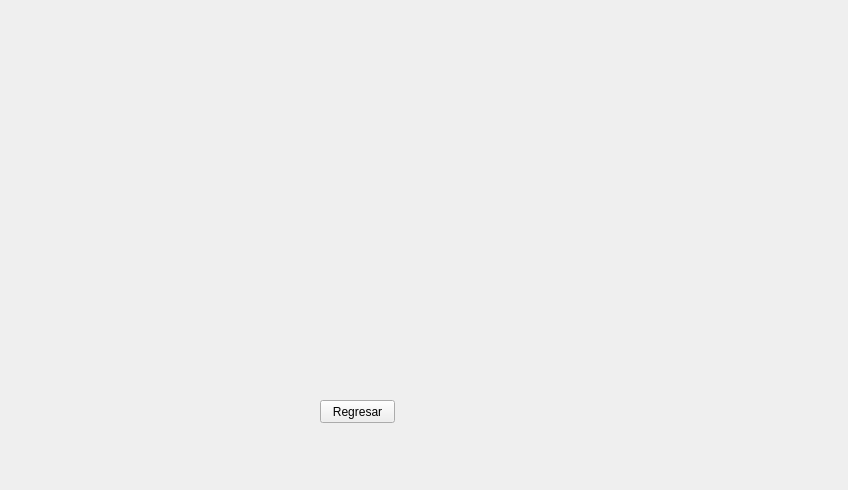
<?xml version="1.0" encoding="UTF-8"?>
<ui version="4.0">
 <class>Form</class>
 <widget class="QWidget" name="Form">
  <property name="geometry">
   <rect>
    <x>0</x>
    <y>0</y>
    <width>848</width>
    <height>490</height>
   </rect>
  </property>
  <property name="windowTitle">
   <string>Form</string>
  </property>
  <widget class="QPushButton" name="Regresar">
   <property name="geometry">
    <rect>
     <x>320</x>
     <y>400</y>
     <width>75</width>
     <height>23</height>
    </rect>
   </property>
   <property name="text">
    <string>Regresar</string>
   </property>
  </widget>
  <widget class="QLabel" name="imagen">
   <property name="geometry">
    <rect>
     <x>60</x>
     <y>20</y>
     <width>711</width>
     <height>361</height>
    </rect>
   </property>
   <property name="text">
    <string/>
   </property>
  </widget>
 </widget>
 <resources/>
 <connections/>
</ui>
